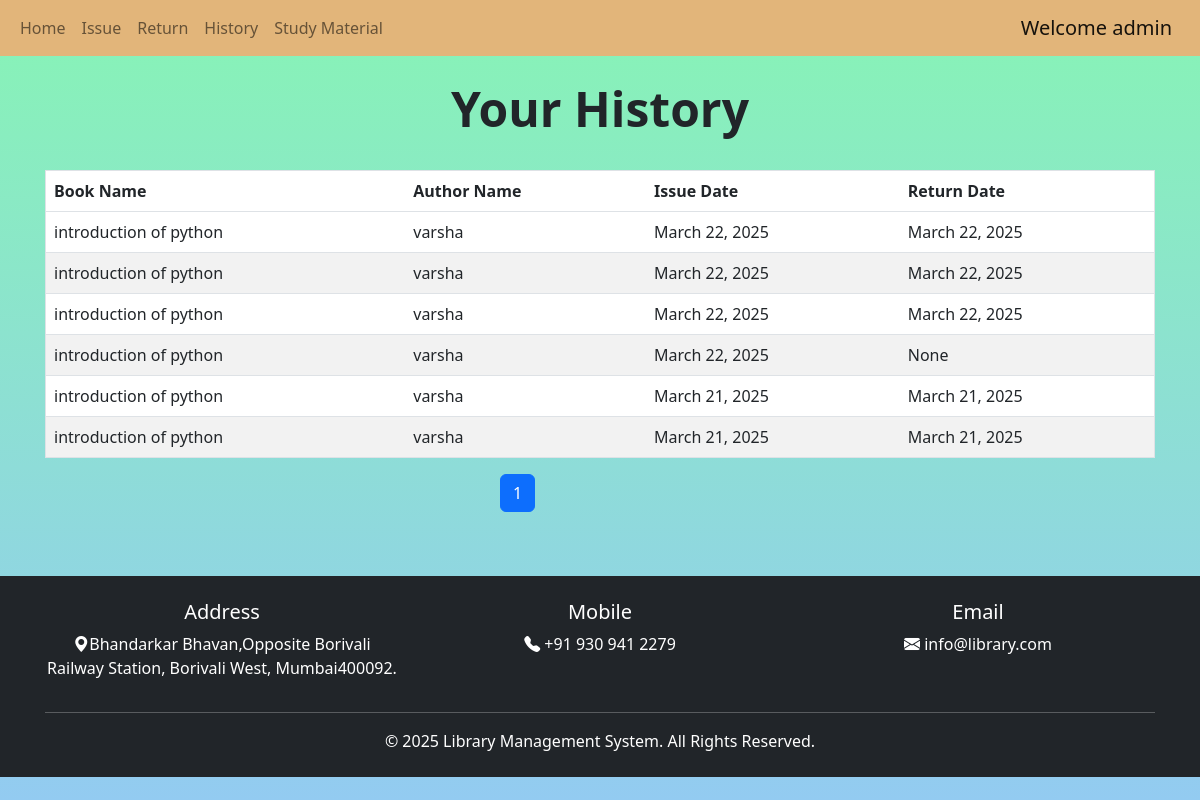
Before: /history (signed in) with the older database file.
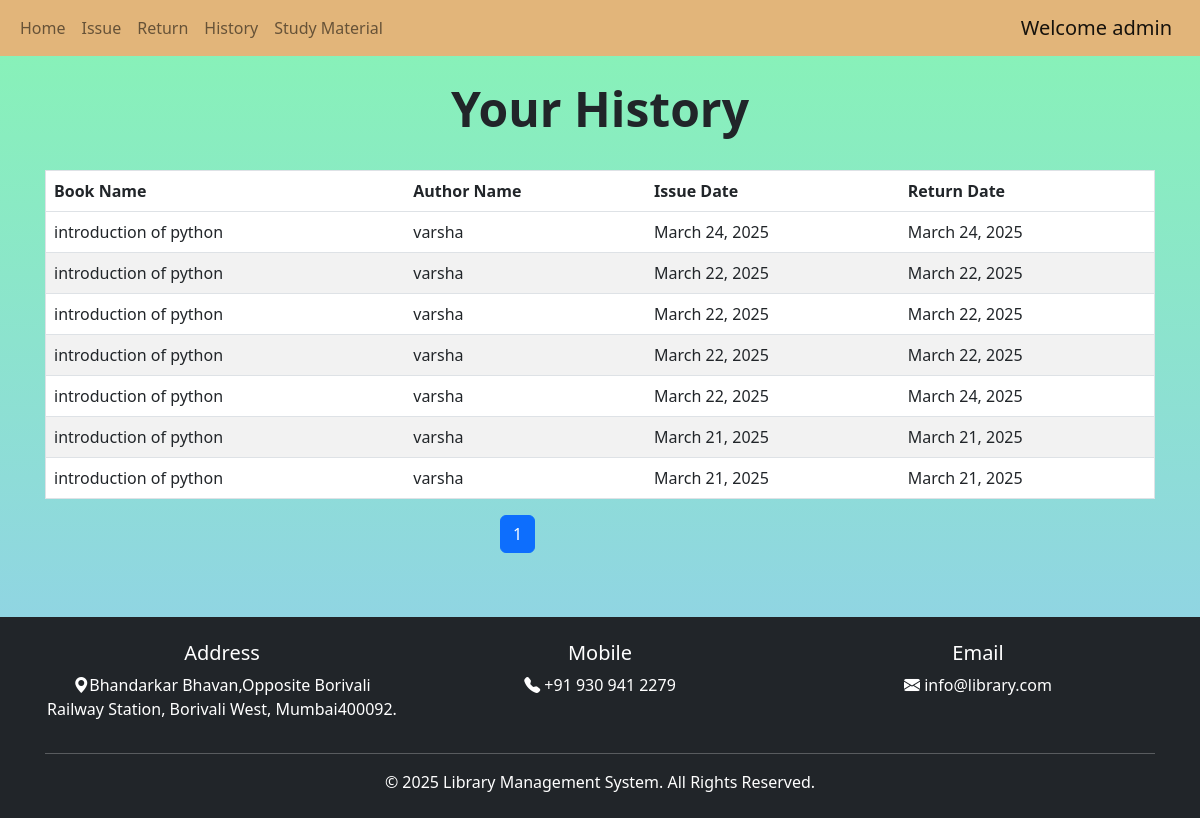
After: the same page with the newer database file.
### elibrary_app/models.py (models this page shows, shortened)
class IssuedItem(models.Model):
    book = models.ForeignKey(Book, on_delete=models.CASCADE)
    user = models.ForeignKey(User, on_delete=models.CASCADE)
    issue_date = models.DateField(default=date.today)
    expected_return_date=models.DateField()
    return_date = models.DateField(blank=True, null=True)
    @property
    def book_name(self):
        return self.book.book_name

class Book(models.Model):
    book_name = models.CharField(max_length=150)
    author_name = models.CharField(max_length=200)
    quantity = models.IntegerField(default=1)
    subject = models.CharField(max_length=2000)
    book_add_time = models.DateTimeField(default=timezone.now)  # Changed to DateTimeField for both date and time
    book_add_date = models.DateField(default=date.today)
    class Meta:
        constraints = [
            models.UniqueConstraint(fields=["book_name", "author_name"], name="unique_book_author")  # Replaced unique_together with UniqueConstraint
        ]

### elibrary_app/views.py (the view)
# urls.py: path("history", views.history, name="history"),  # History page for issued book
@login_required(login_url=reverse_lazy("login"))
def history(request):
    my_items = IssuedItem.objects.filter(user_id=request.user).order_by("-issue_date")
    paginator = Paginator(my_items, 10)
    page_number = request.GET.get("page")
    page_obj = paginator.get_page(page_number)
    return render(request, "history.html", {"books": page_obj})

### elibrary_app/templates/history.html (shortened to what this page needs)
{% extends 'base.html' %}
{% block content %}
<center>
    <br />
    <h1 class="display-5 fw-bold">Your History</h1>
    <br />
</center>
<div class="container">
    <table class="table">
        <thead class="thead-dark">
            <tr>
                <th scope="col">Book Name</th>
                <th scope="col">Author Name</th>
                <th scope="col">Issue Date</th>
                <th scope="col">Return Date</th>
            </tr>
        </thead>
        <tbody>
            {% for book in books %}
            <tr>
                <td>{{ book.book_name }}</td>
                <td>{{ book.book.author_name }}</td>
                <td>{{ book.issue_date }}</td>
                <td>{{ book.return_date }}</td>
            </tr>
            {% empty %}
            <tr>
                <td colspan="4">No history found.</td>
            </tr>
            {% endfor %}
        </tbody>
    </table>
</div>
<div class="mx-auto" style="width: 200px">
    <nav aria-label="...">
        <ul class="pagination ms-10">
            {% for i in books.paginator.page_range %}
            <li class="page-item {% if books.number == i %}active{% endif %}">
                <a class="page-link" href="?page={{ i }}">{{ i }}</a>
            </li>
            {% endfor %}
        </ul>
    </nav>
</div>
{% endblock %}

### elibrary_app/templates/base.html (shortened to what this page needs)
{% load static %}
<!DOCTYPE html>
<html lang="en">
<head>
   <link rel="stylesheet" href="https://cdn.jsdelivr.net/npm/bootstrap-icons@1.11.3/font/bootstrap-icons.min.css">
   <link href="https://cdn.jsdelivr.net/npm/bootstrap@5.2.3/dist/css/bootstrap.min.css" rel="stylesheet"
>
</head>
<body>
   <nav class="navbar navbar-expand-lg" style="background-color: rgb(226, 181, 122); ">
       <div class="container-fluid">
           <div class="collapse navbar-collapse" id="navbarSupportedContent">
               <ul class="navbar-nav me-auto mb-2 mb-lg-0">
                   {% if not user.is_authenticated %}
                   <li class="nav-item">
                       <a class="nav-link" href="{% url 'signin' %}">Login</a>
                   </li>
                   <li class="nav-item">
                       <a class="nav-link" href="{% url 'register' %}">Register</a>
                   </li>
                   {% else %}
                   <li class="nav-item">
                       <a class="nav-link" href="{% url 'home' %}">Home</a>
                   </li>
                   <li class="nav-item">
                       <a class="nav-link" href="{% url 'issue_item' %}">Issue</a>
                   </li>
                   <li class="nav-item">
                       <a class="nav-link" href="{% url 'return_item' %}">Return</a>
                   </li>
                   <li class="nav-item">
                       <a class="nav-link" href="{% url 'history' %}">History</a>
                   </li>
                   <li class="nav-item">
                    <a class="nav-link" href="{% url 'study_material_list' %}">Study Material</a>
                </li>
                   {% endif %}
               </ul>
           </div>
            </head>
            <body>
            <div class="dropdown">
              {% if user.is_authenticated %}
              <a class="navbar-brand" href="#">Welcome {{ request.user.username }}</a>
              {% endif %}
            </div>
       </div>
   </nav>
   {% block content %}{% endblock %}
<div class="container-fluid" style="
    bottom: 0;">
<div class="row">
    <footer class="bg-dark text-white text-center py-4 mt-5">
        <div class="container">
            <div class="row">
                <div class="col-md-4">
                    <h5>Address</h5>
                    <p><i class="bi bi-geo-alt-fill"></i>Bhandarkar Bhavan,Opposite Borivali Railway Station, Borivali West, Mumbai400092. </p>
                </div>
                <div class="col-md-4">
                    <h5>Mobile</h5>
                    <p><i class="bi bi-telephone-fill"></i> +91 930 941 2279</p>
                </div>
                <div class="col-md-4">
                    <h5>Email</h5>
                    <p><i class="bi bi-envelope-fill"></i> info@library.com</p>
                </div>
            </div>
            <hr class="bg-light">
            <p class="mb-0">&copy; 2025 Library Management System. All Rights Reserved.</p>
        </div>
    </footer>
</div>
</div>
</body>
</html>

### elibrary_app/templates/base.html (style rules this page uses)
body { background: linear-gradient(#89e4f4, #deaa7a); background-repeat: no-repeat; background-size: cover; }
.dropdown { position: relative; display: inline-block; }

### elibrary_app/templates/history.html (style rules this page uses)
table { border-collapse: collapse; border-spacing: 0; border-radius: 10px; width: 100%; border: 1px solid #ddd; }
th, td { text-align: left; padding: 16px; }
tr:nth-child(even) { background-color: #f2f2f2; }
tr:nth-child(odd) { background-color: #ffffff; }
.container { width: 100%; padding-right: 15px; padding-left: 15px; margin-right: auto; margin-left: auto; }
body { background: linear-gradient(#87f4b5, #93cbf1); background-repeat: no-repeat; background-attachment: fixed; }

Changed rows visible on the page:
added IssuedItem: book_name "introduction of python", book.author_name "varsha", issue_date "March 24, 2025", return_date "March 24, 2025"
changed IssuedItem (number 5 of 7 on the later page): return_date "None" → "March 24, 2025"
